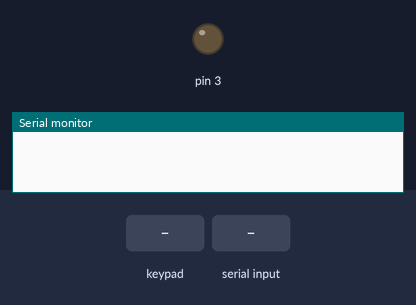
A sketch run on a simulated Arduino Mega 2560, built with avr-gcc and run on an emulated ATmega2560. On the bench: output pins drawn as LEDs (lit = HIGH), the last lines printed to the serial monitor. Wiring (inferred from the names in the program): 2×8 keypad with keys 1 2 3 A 4 5 6 B 7 8 9 C * 0 # D (labels assumed): rows pin 4, pin 5; columns pin 6, pin 7, pin 8, pin 9, pin 10, pin 11, pin 12, pin 13. The inputs (shaded band) are chosen by the test bench. Pins used as bus, display or sensor lines are not drawn.

Above: at 1.2 s.
1.3 s: key '1' pressed
3.0 s: byte 0 (0) received over Serial
At 3.8 s:
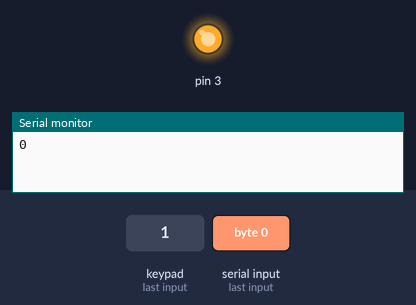
Timing chart, 0 to 6.0 s (numbered marks = the images above; inputs shaded):
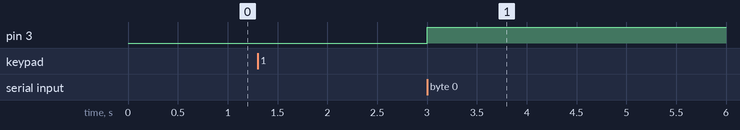

The sketch:

hw_if.ino
```cpp
#define ROWS_COUNT 2
#define COLS_COUNT 8
#define TIME_DEBOUNCE 15

#define LED_GREEN 3
#define LED_RED 2

// Functions

int get_button_pressed();

int COLS[COLS_COUNT] = {6,7,8,9,10,11,12,13}, ROWS[ROWS_COUNT] = {4,5};//,12};


void setup(){

  // matrix setup
  for(int R = 0; R < ROWS_COUNT; R++){
    pinMode(ROWS[R],INPUT_PULLUP);
  }
  for(int C = 0; C < COLS_COUNT; C++){
    pinMode(COLS[C],OUTPUT);
    digitalWrite(COLS[C],1);
  }

  // led setup
  pinMode(2,OUTPUT);
  digitalWrite(2,LOW);
  pinMode(3,OUTPUT);
  digitalWrite(3,LOW);

  Serial.begin(9600);
  Serial1.begin(9600);
  Serial1.println(String("Setup done"));

}


void loop(){

  int square_pos = get_button_pressed();
  if (square_pos != -1) {
    //serial_flush_buffer();
    send_square(square_pos);
    int ack=get_ack();
    light_led(ack);
    delay(TIME_DEBOUNCE*10);
  }

}


void serial_flush_buffer()
{
  while (Serial.read() >= 0)
   ; // do nothing
}


void light_led(int ack){
  switch(ack){
    case 0:
      turn_led_off(LED_RED);
      turn_led_on(LED_GREEN);
      break;
    case 1:
      turn_led_off(LED_GREEN);
      turn_led_on(LED_RED);
      break;
    case 2:
      turn_led_off(LED_GREEN);
      turn_led_off(LED_RED);
      break;
  }
}


int get_ack(){
  int ack = -1;
  while(Serial.available() == 0){;}
    ack=Serial.read();
    Serial1.println("Ack received: ");
    Serial1.println(String(ack));
    //Serial.flush();

  return ack;
}


int get_button_pressed() {
  for(int C = 0; C < COLS_COUNT; C++){
    digitalWrite(COLS[C],0);
    for(int R = 0; R < ROWS_COUNT; R++){


      int readb = digitalRead(ROWS[R]);


      if(!readb) {
        while(!digitalRead(ROWS[R])); // wait till unpressed
        digitalWrite(COLS[C],1);
        return C*8 + R;
      }
      delay(TIME_DEBOUNCE);

    }
    digitalWrite(COLS[C],1);

  }
  return -1;

}

void send_square(int square_pos) {
  Serial.println(square_pos);
  Serial.flush();
}

void turn_led_on(int pin) {
  digitalWrite(pin,HIGH);
}

void turn_led_off(int pin) {
  digitalWrite(pin,LOW);
}
```

Measured:
- after the input at 3.0 s, pin 3: LOW → HIGH at once
